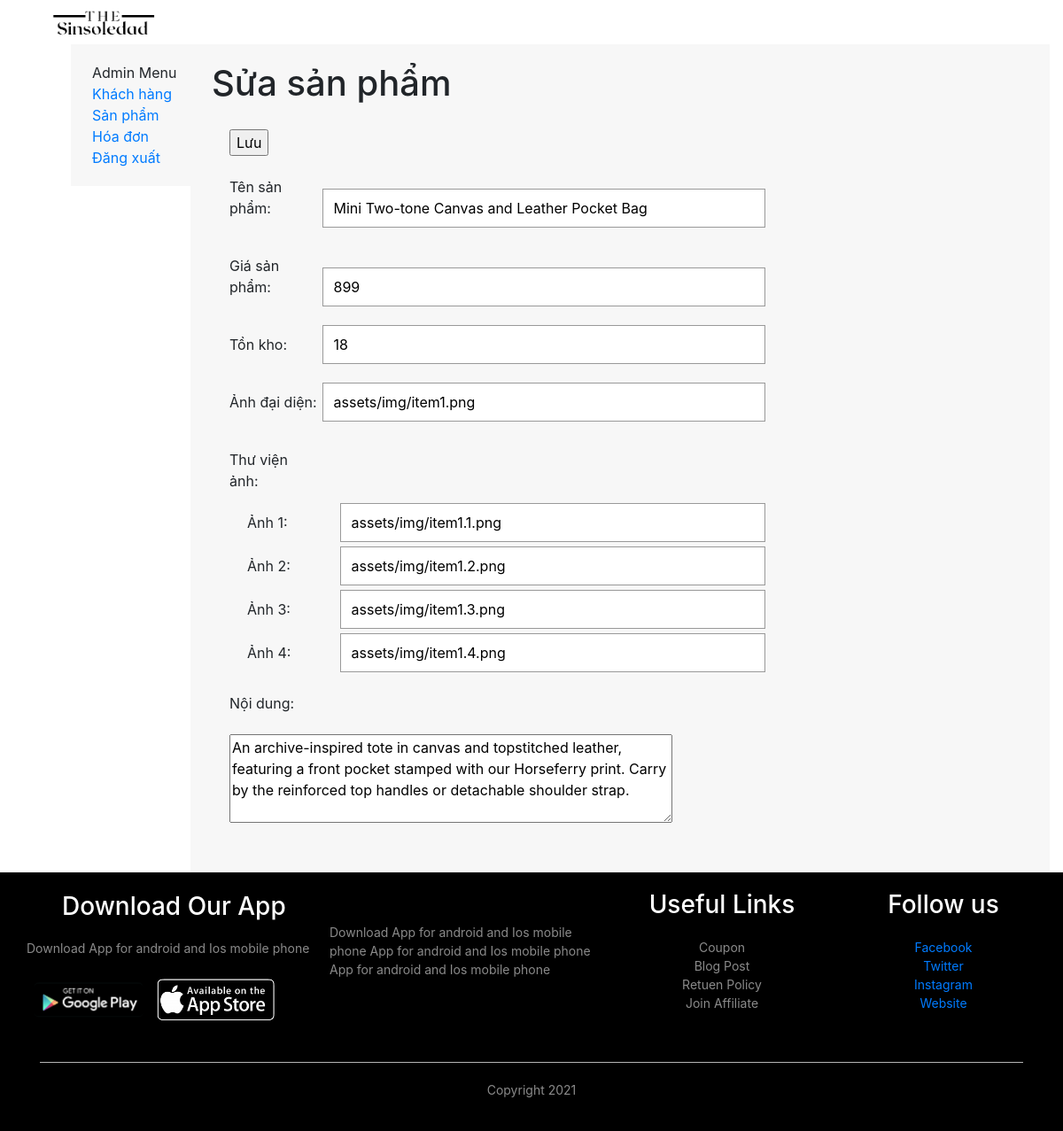
The page /admin/edit_product.php?id=1 (signed in) on the database its author committed.
### tables this page shows
CREATE TABLE `producttbl` (
  `proid` int(11) NOT NULL,
  `proname` varchar(50) NOT NULL,
  `available` int(20) NOT NULL,
  `img` text NOT NULL,
  `second_img` text NOT NULL,
  `proprice` int(11) NOT NULL,
  `rate` float NOT NULL,
  `content` text NOT NULL,
  `created_time` int(11) DEFAULT NULL,
  `last_update` int(11) DEFAULT NULL
);

CREATE TABLE `img_librarytbl` (
  `proid` int(11) NOT NULL,
  `img` varchar(50) NOT NULL,
  `img1` varchar(50) NOT NULL,
  `img2` varchar(50) NOT NULL,
  `img3` varchar(50) NOT NULL,
  `img4` varchar(50) NOT NULL
);

### admin/edit_product.php (the view, shortened to what this page needs)
<?php
    include 'header.php';
    include '../connect/connect_db.php';
    $error = null;
?>
<div class="container-fluid product-container">
    <div class="row">
        <div class="col-lg-2">
            <div class="side-bar">
            <div class="left-menu">
                <div class="menu-heading">Admin Menu</div>
                    <div class="menu-items">
                        <a href="customer.php">Khách hàng</a>
                        <a href="product.php">Sản phẩm</a>
                        <a href="order.php">Hóa đơn</a>
                        <a href="logout.php">Đăng xuất</a>
                    </div>
                </div>
            </div>
        </div>
        <div class="col-10">
            <div id="cart-form">
            <?php if (!empty($_SESSION['current_user'])) {?>
            <div class="main-content">
                <h1><?= !empty($_GET['id']) ? "Sửa sản phẩm" : "Thêm sản phẩm" ?></h1>
                <div id="content-box">
            <?php
            if (isset($_GET['action']) && ($_GET['action'] == 'add' || $_GET['action'] == 'edit')) {
                if (isset($_POST['name']) && !empty($_POST['name']) && isset($_POST['price']) && !empty($_POST['price'])
                && isset($_POST['available']) && !empty($_POST['available'])) {
                    if (empty($_POST['name'])) {
                        $error = "Bạn phải nhập tên sản phẩm";
                    } elseif (empty($_POST['price'])) {
                        $error = "Bạn phải nhập giá sản phẩm";
                    } elseif (!empty($_POST['price']) && is_numeric(str_replace('.', '', $_POST['price'])) == false) {
                        $error = "Giá nhập không hợp lệ";
                    } elseif (empty($_POST['available'])) {
                        $error = "Bạn phải nhập giá số lượng sản phẩm";
                    }
                    if (!isset($error)) {
                        if ($_GET['action'] == 'edit' && !empty($_GET['id'])) {
                            $result = mysqli_query($con, "UPDATE `producttbl` SET `proname` = '" . $_POST['name'] . "',`img` =  '" . $_POST['img'] . "', `second_img` = '". $_POST['img1'] . "', `proprice` = " . str_replace('.', '', $_POST['price']) . ", `available` = " . str_replace('.', '', $_POST['available']) . ", `content` = '" . $_POST['content'] . "', `last_update` = " . time() . " WHERE `proid` = " . $_GET['id']);
                            $result1 = mysqli_query($con, "UPDATE `img_librarytbl` SET `img` =  '" . $_POST['img'] . "', `img1` = '". $_POST['img1'] . "',  `img2` = '". $_POST['img2'] . "',  `img3` = '". $_POST['img3'] . "', `img4` = '". $_POST['img4']);
                        } else {
                            $result = mysqli_query($con, "INSERT INTO `producttbl` (`proid`, `proname`, `img`, `second_img`, `available`, `proprice`, `content`, `created_time`, `last_update`) VALUES (NULL, '" . $_POST['name'] . "','" . $_POST['img'] . "','" . $_POST['img1'] . "', " . str_replace('.', '', $_POST['available']) . ", " . str_replace('.', '', $_POST['price']) . ", '" . $_POST['content'] . "', " . time() . ", " . time() . ");");
                            $result1 = mysqli_query($con, "INSERT INTO `img_librarytbl` (`proid`, `img`, `img1`, `img2`, `img3`, `img4`) VALUES (NULL, '" . $_POST['img'] . "','" . $_POST['img1'] . "','" . $_POST['img2'] . "', '" . $_POST['img3'] . "','" . $_POST['img3']);
                        }
                            if (!$result && !$result1) {
                                $error = "Có lỗi xảy ra trong quá trình thực hiện.";
                            }
                    }
                } else {
                    $error = "Bạn chưa nhập thông tin sản phẩm.";
                } ?>
                <div class = "small-container">
                    <div class = "error"><?= isset($error) ? $error : "Cập nhật thành công" ?></div>
                    <a href = "product.php">Quay lại danh sách sản phẩm</a>
                </div>
            <?php
            } else {
                if (!empty($_GET['id'])) {
                    $result = mysqli_query($con, "SELECT * FROM `producttbl` WHERE `proid` = " . $_GET['id']);
                    $result1 = mysqli_query($con, "SELECT * FROM `img_librarytbl` WHERE `proid` = " . $_GET['id']);
                    $product = $result->fetch_assoc();
                    $products = $result1->fetch_assoc();
                }?>
        <form id="editing-form" method="POST" action="<?= (!empty($product)) ? "?action=edit&id=" . $_GET['id'] : "?action=add" ?>"  enctype="multipart/form-data">
            <input type="submit" title="Lưu sản phẩm" value="Lưu" />
            <div class="login-wrapper">
                <label>Tên sản phẩm: </label>
                <input type="text" name="name" class="edit-input" value="<?= (!empty($product) ? $product['proname'] : "") ?>" />
            </div>
            <div class="login-wrapper">
                <label>Giá sản phẩm: </label>
                <input type="text" name="price" class="edit-input" value="<?= (!empty($product) ? number_format($product['proprice'], 0 , ",", ".") : "") ?>" />
            </div>
            <div class="login-wrapper">
                <label>Tồn kho: </label>
                <input type="text" name="available" class="edit-input" value="<?= (!empty($product) ? number_format($product['available'], 0, ",", ".") : "") ?>" />
            </div>
            <div class="login-wrapper">
                <label>Ảnh đại diện: </label>
                <input type="text" name="img" class="edit-input" value="<?= (!empty($product) ? $product['img'] : "") ?>" />
            </div>
            <div class="login-wrapper">
                <label>Thư viện ảnh: </label>
                <div class="right-wrap-field">
                    <label>Ảnh 1: </label>
                    <input type="text" name="img1" class="edit-input edit-img" value="<?= (!empty($products) ? $products['img1'] : "") ?>" />
                    <label>Ảnh 2: </label>
                    <input type="text" name="img2" class="edit-input edit-img" value="<?= (!empty($products) ? $products['img2'] : "") ?>" />
                    <label>Ảnh 3: </label>
                    <input type="text" name="img3" class="edit-input edit-img" value="<?= (!empty($products) ? $products['img3'] : "") ?>" />
                    <label>Ảnh 4: </label>
                    <input type="text" name="img4" class="edit-input edit-img" value="<?= (!empty($products) ? $products['img4'] : "") ?>" />
                </div>
                 <div class="login-wrapper">
                    <label>Nội dung: </label>
                    <textarea name="content" id="product-content"><?= (!empty($product) ? $product['content'] : "") ?></textarea>
                </div>
        </form>
    </div>
    </div>
</div>
</div>
<?php }?>
<?php }?>
<?php include '../assets/inc/footer.php'; ?>

### assets/css/style.css (style rules this page uses)
:root { --light-gray: #2b3032a1; --primary-color: #ffffff; --border: #2b303218; --text-color: #ff686b; --gugi:"Gugi" }
.row { display: flex; align-items: center; flex-wrap: wrap; justify-content: space-around; }
.login-wrapper { padding: 8px 0 8px; }
#cart-form label { width: 100px; display: inline-block; margin-top: 15px; }
#cart-form { background: #f7f7f7; padding: 20px 24px 20px; }
#cart-form textarea { margin-top: 15px; }
.side-bar { height: 100%; position: fixed; z-index: 1; top: 0; left: 0; overflow-x: hidden; padding-top: 50px; padding-left: 80px; }
.left-menu { background: #f7f7f7; padding: 20px 24px 20px; }
.left-menu a { text-decoration: none!important; display: block; }
#editing-form { padding: 20px; }
.edit-input { letter-spacing: 0; text-transform: none; word-spacing: normal; width: 500px; height: 44px; padding: 12px; border: 1px solid #999; background-color: #fff; }
.edit-img { width: 480px; }
.right-wrap-field { padding-left: 20px; }
#product-content { width: 500px; height: 100px; }
textarea { display: block; margin-bottom: 10px; }

### rows shown on the page
producttbl: name "Mini Two-tone Canvas and Leather Pocket Bag", price "899", available "18", img "assets/img/item1.png", content "An archive-inspired tote in canvas and topstitched leather, featuring a front pocket stamped with our Horseferry print. Carry by the reinforced top handles or detachable shoulder strap."
img_librarytbl: img1 "assets/img/item1.1.png", img2 "assets/img/item1.2.png", img3 "assets/img/item1.3.png", img4 "assets/img/item1.4.png"
